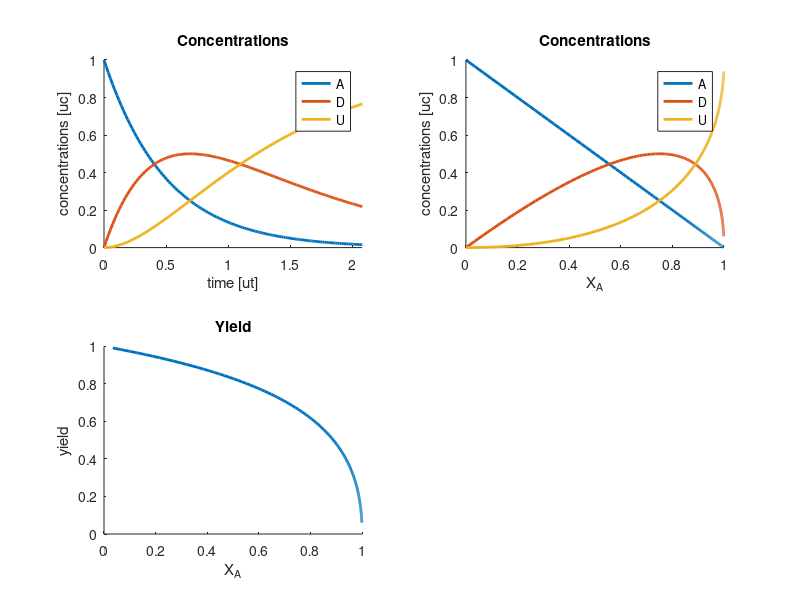

This figure's MATLAB source:
close all; clear variables;
%Plug Flow Reactor V.6-unstable

% Parameters

k1  = 2;    % kinetic constant [1/ut]
k2  = 1;    % kinetic constant [1/ut]
V = 100; % Volume of PFR (L)
Q = 10; % Volumetric flow rate (L/s)
CA0in= 1; % Inlet concentration of A (mol/L)

%% PFR Simulation

% Volume span for PFR
Vspan = linspace(0, V, 1000); % Volume from 0 to 100 L, with 1000 points

% Define the ODE for PFR
odepfr = @(V,CA)-k1/Q*CA;

% Initial condition for PFR
CA= CA0in; % Initial concentration of A in the reactor (mol/L)

% Solve the ODE for PFR
[Vpfr, CA] = ode45(odepfr, Vspan, CA0in);

%% Optimal values (analytical solutions)

% Optimal residence time
tOpt = log(k2/k1)/(k2-k1);

% Concentrations
CAOpt = CA0in*exp(-k1*tOpt);
CDOpt = CA0in*k1/(k2-k1)*(exp(-k1*tOpt)-exp(-k2*tOpt));
CUOpt = CA0in - CAOpt - CDOpt;

% Conversion
XOpt = (CA0in-CAOpt)/CA0in;

% Formation rates
RAOpt = -k1*CAOpt;
RDOpt = k1*CAOpt - k2*CDOpt;
RCOpt = k2*CDOpt;

% Selectivity
SOpt = RDOpt/RCOpt;
StildeOpt = CDOpt/CUOpt;

% Fractional Yield
YOpt = RDOpt/(-RAOpt);
YtildeOpt = CDOpt/(CA0in-CAOpt);

%% Profiles (analytical solutions)

t = linspace(0,5*tOpt,200);

CA = CA0in*exp(-k1*t);
CD = CA0in*k1/(k2-k1)*(exp(-k1*t)-exp(-k2*t));
CU = CA0in - CA - CD;

XA = (CA0in-CA)/CA0in;

RA = -k1*CA;
RD = k1*CA - k2*CD;
RC = k2*CD;

S = RD./(RC+1e-6);
Stilde = CD./(CU+1e-6);

Y = RD./(-RA);
Ytilde = CD./(CA0in-CA);

%% Plot Results

% Concentrations vs time
subplot(2,2,1);
hold all;
plot(t,CA,'LineWidth',2);
plot(t,CD,'LineWidth',2); 
plot(t,CU,'LineWidth',2);
title('Concentrations');    legend('A', 'D', 'U');
xlabel('time [ut]'); ylabel('concentrations [uc]');
xlim([0 3*tOpt]);

% Concentrations vs Conversion
subplot(2,2,2);
hold all;
plot(XA,CA,'LineWidth',2);
plot(XA,CD,'LineWidth',2);
plot(XA,CU,'LineWidth',2);
title('Concentrations'); legend('A', 'D', 'U');
xlabel('X_A'); ylabel('concentrations [uc]');

% Fractional yield vs Conversion
subplot(2,2,3);
hold all;
plot(XA,Ytilde,'LineWidth',2);
title('Yield');
xlabel('X_A'); ylabel('yield');

close all
